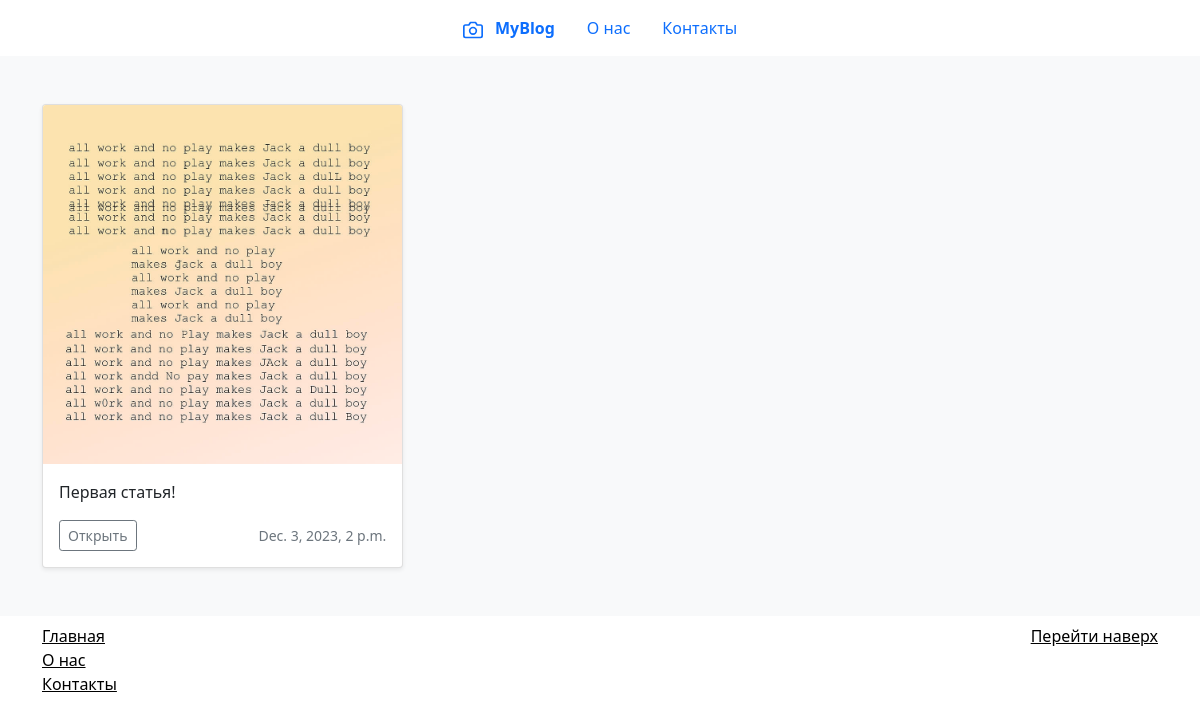
Before: / with the older database file.
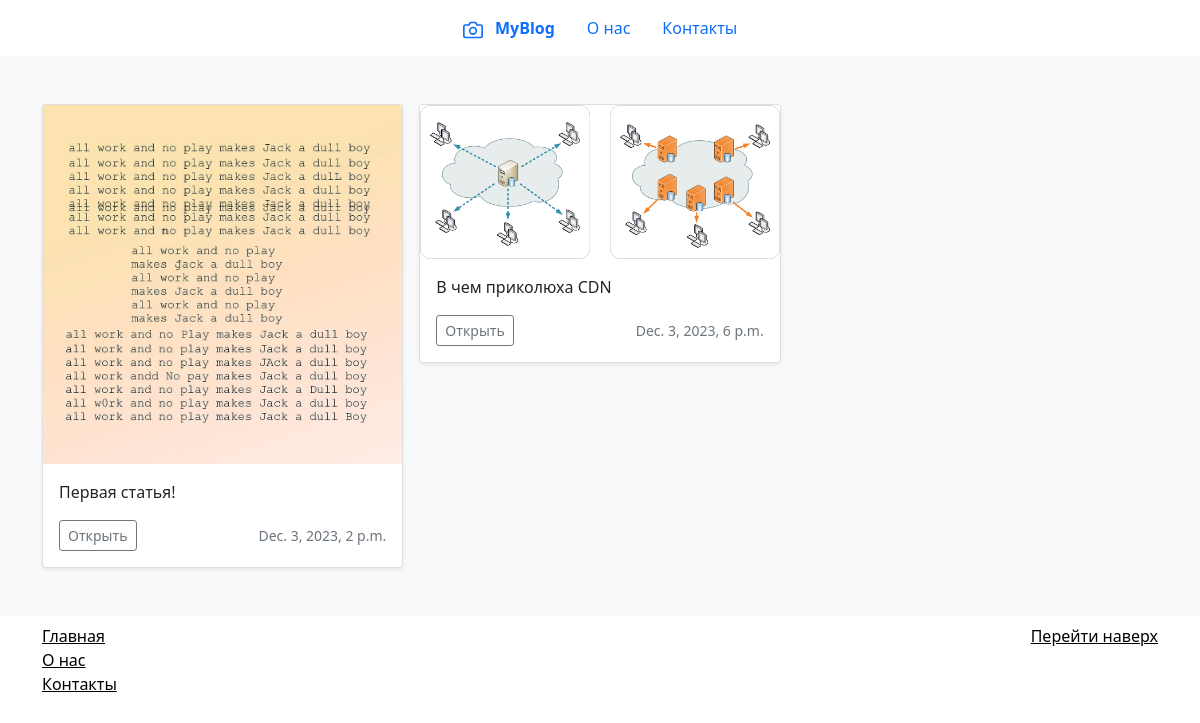
After: the same page with the newer database file.
### myblogsite/models.py (models this page shows, shortened)
class Article(models.Model):
    title = models.CharField(max_length=256, verbose_name="Заголовок")
    text = models.TextField(verbose_name="Текст")
    image = models.ImageField(upload_to="images", verbose_name="Изображение")
    dt = models.DateTimeField(verbose_name="Дата и время")
    CATEGORIES = [
        ("SPORTS", "Спорт"),
        ("IT", "IT"),
        ("ANIMALS", "Животные"),
        ("OTHER", "Другое"),
    ]
    category = models.CharField(
        choices=CATEGORIES, default="IT", verbose_name="Категория", max_length=64
    )

### myblogsite/views.py (the view)
# urls.py: path("", views.index, name="index"),
def index(request):
    context = {"articles": Article.objects.all()}
    return render(request, "index.html", context=context)

### myblogsite/templates/index.html
{% extends 'main.html' %}
{% load static %}
{% block content %}
    <div class="album py-5 bg-light">
      <div class="container">
        <div class="row row-cols-1 row-cols-sm-2 row-cols-md-3 g-3">
        {% for a in articles %}
          <div class="col">
            <div class="card shadow-sm">
        <img class="img-fluid bd-placeholder-img card-img-top" src="../{{ a.image }}" width="100%" height="225px">
              <div class="card-body">
                <p class="card-text">{{ a.title }}</p>
                <div class="d-flex justify-content-between align-items-center">
                  <div class="btn-group">
                    <button type="button" class="btn btn-sm btn-outline-secondary" onclick="location.href = '/articles/{{ a.id }}';">Открыть</button>
                  </div>
                  <small class="text-muted">{{ a.dt }}</small>
                </div>
              </div>
            </div>
        </div>
        {% endfor %}
        </div>
      </div>
    </div>
{% endblock %}

### myblogsite/templates/main.html (shortened to what this page needs)
<!DOCTYPE html>
<html lang="en">
<head>
    <link href="https://cdn.jsdelivr.net/npm/bootstrap@5.0.2/dist/css/bootstrap.min.css" rel="stylesheet">
</head>
<body>
    <header class="mb-auto">
      <div>
        <nav class="navbar nav-masthead justify-content-center">
          <a class="nav-link active" aria-current="page" href="/">
            <strong>MyBlog</strong>
          </a>
          <a class="nav-link" href="/about">О нас</a>
          <a class="nav-link" href="/contacts">Контакты</a>
        </nav>
      </div>
    </header>
    <main>
        {% block content %}{% endblock %}
    </main>
    <footer class="text-muted py-2">
      <div class="container">
        <p class="float-end mb-1">
          <a href="#">Перейти наверх</a>
        </p>
        <p class="mb-0"><a href="/">Главная</a></p>
        <p class="mb-0"><a href="/about">О нас</a></p>
        <p class="mb-0"><a href="/contacts">Контакты</a></p>
      </div>
    </footer>
</body>
</html>

### myblogsite/templates/main.html (style rules this page uses)
a { color: black; }

Changed rows visible on the page:
added Article: image (picture), title "В чем приколюха CDN", dt "Dec. 3, 2023, 6 p.m."
